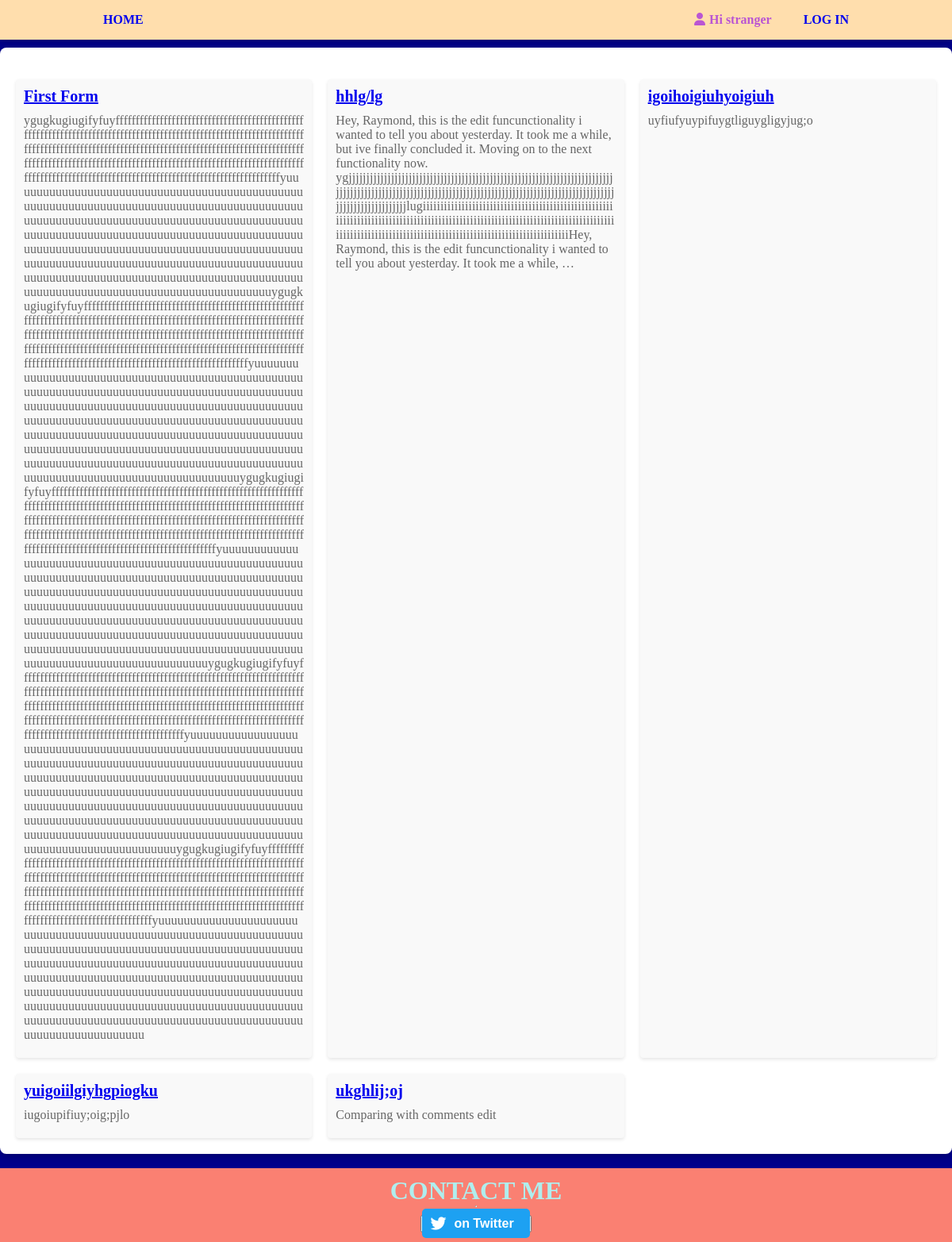
/category/first/, run on an earlier commit of the app's database.
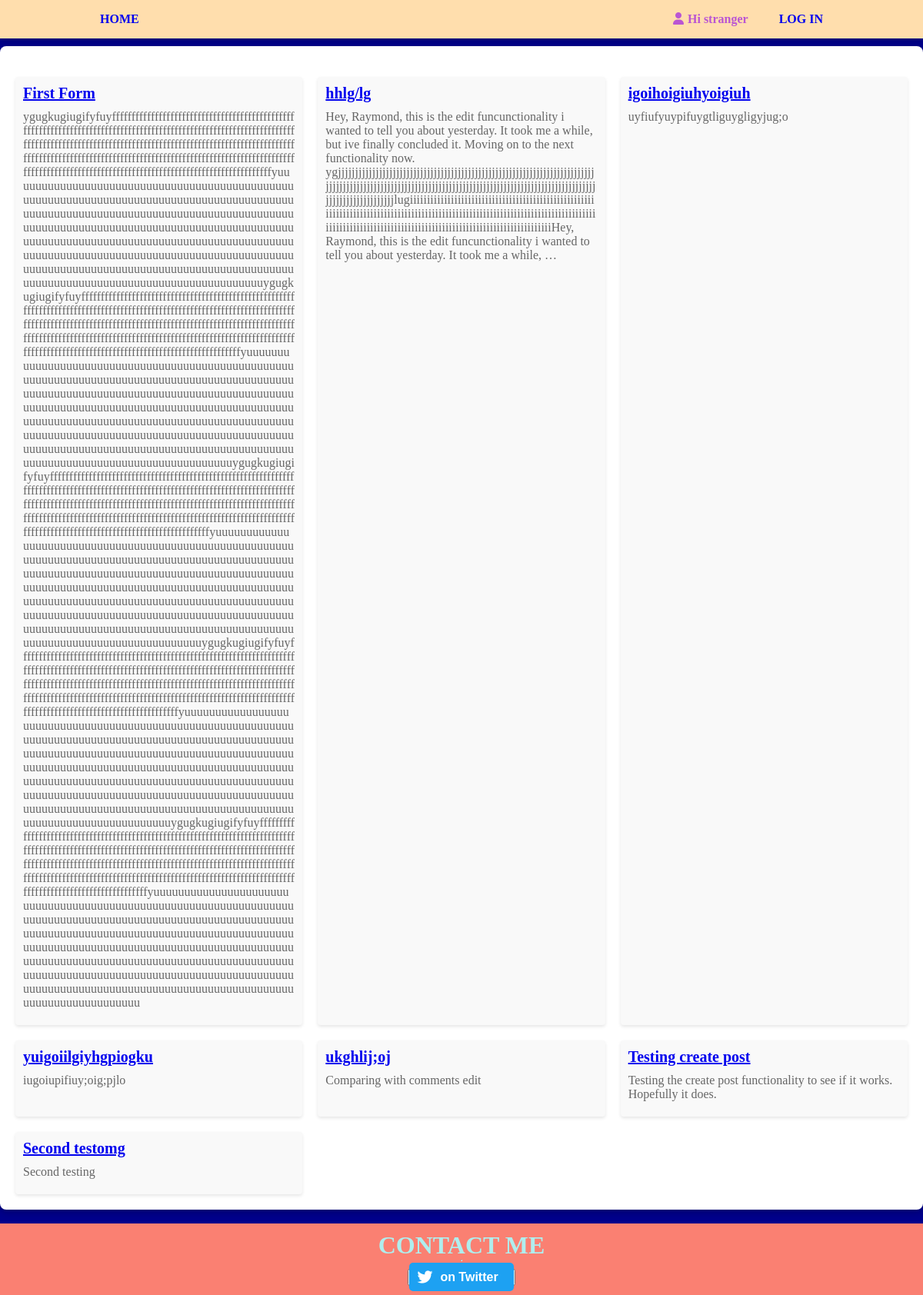
And on a later commit of the database.
### article/models.py (models this page shows, shortened)
class Post(models.Model):
    user = models.ForeignKey(User, on_delete=models.CASCADE)
    image = models.ImageField()
    title = models.CharField(max_length=255)
    slug = models.SlugField(unique=True, blank=True)
    category = models.ForeignKey(Category, on_delete=models.CASCADE, related_name='posts', default='uncategorized')
    date = models.DateTimeField(auto_now_add=True)
    likes = models.ManyToManyField(User, blank=True, related_name="post_likes")
    is_edited = models.BooleanField(default=False)
    post = RichTextField(blank=True, null=True)

### article/views.py (the view)
# urls.py: path('category/<str:categories>/', views.category_view, name='category'),
def category_view(request, categories):
    category = get_object_or_404(Category, name__exact=categories)
    posts = category.posts.all()
    context = {'category': category,
               'posts': posts,
               }
    return render(request, 'article/category.html', context)

### article/templates/article/category.html (shortened to what this page needs)
{% extends 'article/base.html' %}
{% load static %}
{% block css %}
    {{ block.super }}
    <link rel="stylesheet" href="{% static 'category.css' %}">
{% endblock %}
{% block body %}
<div class="category-page">
    <div class="category-articles">
        {% for post in posts %}
        <div class="article">
            <h2 class="article-title"><a href="{% url 'article:detail' slug=post.slug %}">{{ post.title }}</a></h2>
            <p class="article-excerpt">{{ post.post|safe|truncatewords:50 }}</p>
        </div>
        {% empty %}
        <p class="no-articles">No articles in this category.</p>
        {% endfor %}
    </div>
</div>
{% endblock %}

What changed in the data, as far as the page shows it:
added Post: title "Testing create post", post "Testing the create post functionality to see if it works. Hopefully it does."
added Post: title "Second testomg", post "Second testing"
